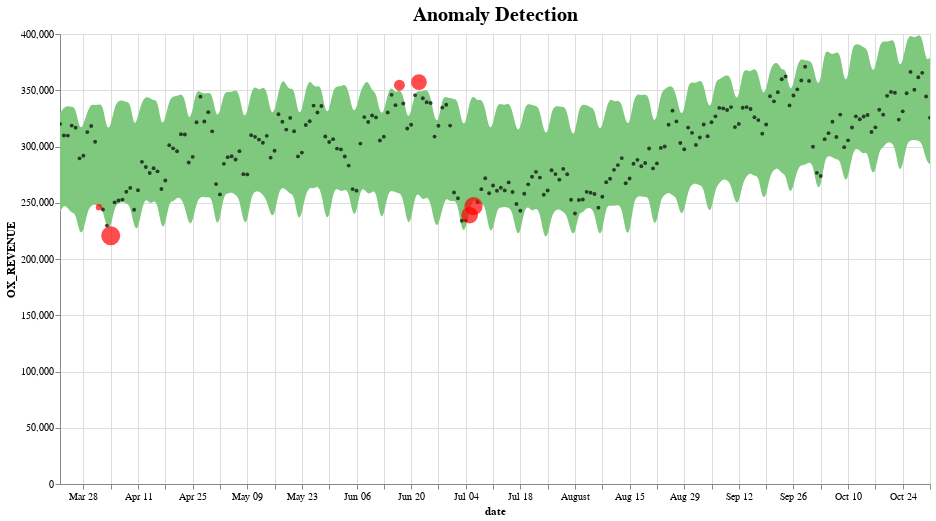

The code cell stored with this chart in its notebook:
### Code cell
import altair as alt

def plot_anomalies(forecasted):
    interval = alt.Chart(forecasted).mark_area(interpolate="basis", color = '#7FC97F').encode(
    x=alt.X('ds:T',  title ='date'),
    y='yhat_upper',
    y2='yhat_lower',
    tooltip=['ds', 'fact', 'yhat_lower', 'yhat_upper']
    ).interactive().properties(
        title='Anomaly Detection'
    )

    fact = alt.Chart(forecasted[forecasted.anomaly==0]).mark_circle(size=15, opacity=0.7, color = 'Black').encode(
        x='ds:T',
        y=alt.Y('fact', title='OX_REVENUE'),    
        tooltip=['ds', 'fact', 'yhat_lower', 'yhat_upper']
    ).interactive()

    anomalies = alt.Chart(forecasted[forecasted.anomaly!=0]).mark_circle(size=30, color = 'Red').encode(
        x='ds:T',
        y=alt.Y('fact', title='OX_REVENUE'),    
        tooltip=['ds', 'fact', 'yhat_lower', 'yhat_upper'],
        size = alt.Size( 'importance', legend=None)
    ).interactive()

    return alt.layer(interval, fact, anomalies)\
              .properties(width=870, height=450)\
              .configure_title(fontSize=20)
              
plot_anomalies(pred)

### Figure 1 — Vega-Lite specification as saved in the notebook (floating-point values rounded to 4 significant figures; data arrays with more than 128 entries replaced by an {"elided": "..."} marker saying what was removed)
{"config": {"view": {"continuousWidth": 400, "continuousHeight": 300}, "title": {"fontSize": 20}}, "layer": [{"data": {"name": "data-44b0d147ef1c0b159eb0e44917151ffa"}, "mark": {"type": "area", "color": "#7FC97F", "interpolate": "basis"}, "encoding": {"tooltip": [{"type": "temporal", "field": "ds"}, {"type": "quantitative", "field": "fact"}, {"type": "quantitative", "field": "yhat_lower"}, {"type": "quantitative", "field": "yhat_upper"}], "x": {"type": "temporal", "field": "ds", "title": "date"}, "y": {"type": "quantitative", "field": "yhat_upper"}, "y2": {"field": "yhat_lower"}}, "selection": {"selector034": {"type": "interval", "bind": "scales", "encodings": ["x", "y"]}}, "title": "Anomaly Detection"}, {"data": {"name": "data-cae09e3de58728f09adbccb514b8c3c4"}, "mark": {"type": "circle", "color": "Black", "opacity": 0.7, "size": 15}, "encoding": {"tooltip": [{"type": "temporal", "field": "ds"}, {"type": "quantitative", "field": "fact"}, {"type": "quantitative", "field": "yhat_lower"}, {"type": "quantitative", "field": "yhat_upper"}], "x": {"type": "temporal", "field": "ds"}, "y": {"type": "quantitative", "field": "fact", "title": "OX_REVENUE"}}, "selection": {"selector035": {"type": "interval", "bind": "scales", "encodings": ["x", "y"]}}}, {"data": {"name": "data-745ecbe8ebc03113a3c413144a5ecb53"}, "mark": {"type": "circle", "color": "Red", "size": 30}, "encoding": {"size": {"type": "quantitative", "field": "importance", "legend": null}, "tooltip": [{"type": "temporal", "field": "ds"}, {"type": "quantitative", "field": "fact"}, {"type": "quantitative", "field": "yhat_lower"}, {"type": "quantitative", "field": "yhat_upper"}], "x": {"type": "temporal", "field": "ds"}, "y": {"type": "quantitative", "field": "fact", "title": "OX_REVENUE"}}, "selection": {"selector036": {"type": "interval", "bind": "scales", "encodings": ["x", "y"]}}}], "height": 450, "width": 870, "$schema": "https://vega.github.io/schema/vega-lite/v4.8.1.json", "datasets": {"data-44b0d147ef1c0b159eb0e44917151ffa": {"elided": "224 records"}, "data-cae09e3de58728f09adbccb514b8c3c4": {"elided": "218 records"}, "data-745ecbe8ebc03113a3c413144a5ecb53": [{"ds": "2021-04-01T00:00:00", "trend": 286000.0, "yhat": 292500.0, "yhat_lower": 246900.0, "yhat_upper": 337500.0, "fact": 246100.0, "anomaly": -1, "importance": 0.003237}, {"ds": "2021-04-04T00:00:00", "trend": 286800.0, "yhat": 271800.0, "yhat_lower": 227700.0, "yhat_upper": 317900.0, "fact": 220600.0, "anomaly": -1, "importance": 0.0318}, {"ds": "2021-06-17T00:00:00", "trend": 297400.0, "yhat": 303900.0, "yhat_lower": 259200.0, "yhat_upper": 350800.0, "fact": 354500.0, "anomaly": 1, "importance": 0.01026}, {"ds": "2021-06-22T00:00:00", "trend": 295100.0, "yhat": 303700.0, "yhat_lower": 258300.0, "yhat_upper": 349500.0, "fact": 357200.0, "anomaly": 1, "importance": 0.02166}, {"ds": "2021-07-05T00:00:00", "trend": 289000.0, "yhat": 294200.0, "yhat_lower": 244700.0, "yhat_upper": 341100.0, "fact": 238900.0, "anomaly": -1, "importance": 0.02431}, {"ds": "2021-07-06T00:00:00", "trend": 288500.0, "yhat": 297100.0, "yhat_lower": 254100.0, "yhat_upper": 345800.0, "fact": 247000.0, "anomaly": -1, "importance": 0.02884}]}}
